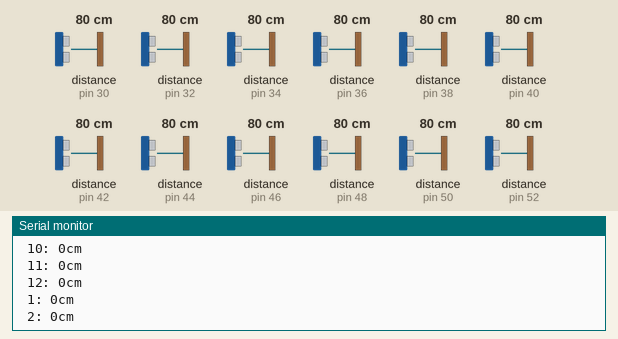
A sketch run on a simulated Arduino Uno, built with avr-gcc and run on an emulated ATmega328P. Shown: the last lines printed to the serial monitor. The test bench sets the inputs (shaded band); at power-on: distance to the obstacle (sensors on pin 30, pin 32, pin 34, pin 36, pin 38, pin 40, pin 42, pin 44, pin 46, pin 48, pin 50, pin 52) 80 cm. The echo pulse lasts 58.3 µs per cm.

Above: at 7.8 s.
7.9 s: distance to the obstacle (sensor on pin 30) set to 2 cm
At 13.3 s:
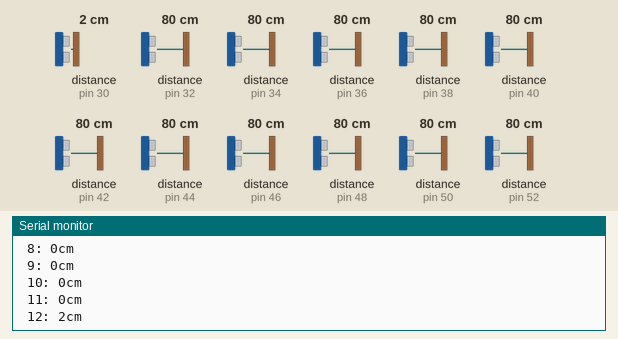
15.4 s: distance to the obstacle (sensor on pin 32) set to 2 cm
At 19.9 s:
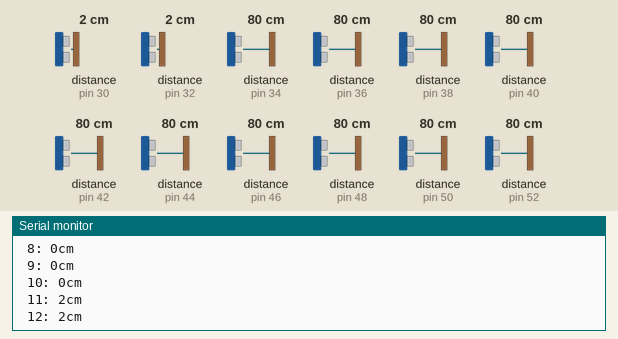
22.9 s: distance to the obstacle (sensor on pin 34) set to 2 cm
At 26.1 s:
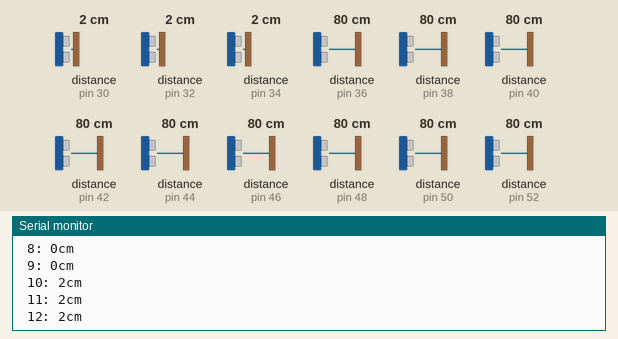
30.4 s: distance to the obstacle (sensor on pin 36) set to 2 cm
At 31.0 s:
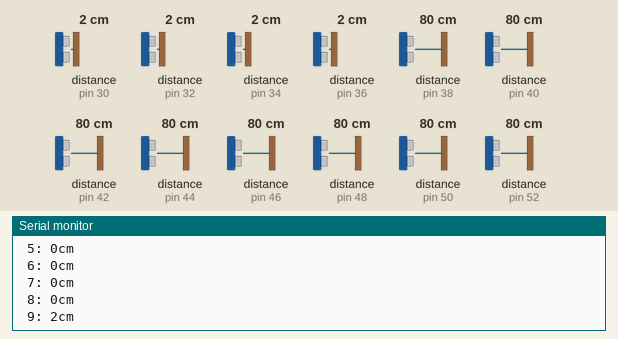
37.9 s: distance to the obstacle (sensor on pin 38) set to 2 cm
At 38.5 s:
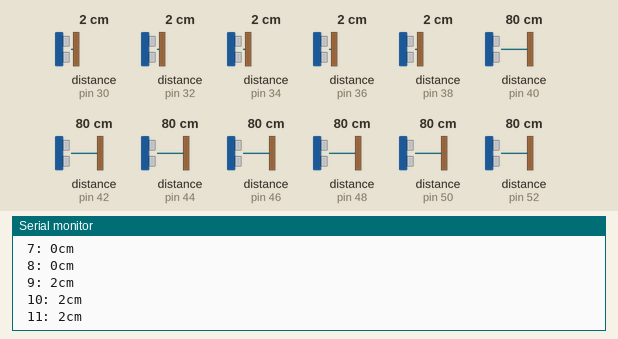
45.4 s: distance to the obstacle (sensor on pin 40) set to 2 cm
At 46.5 s:
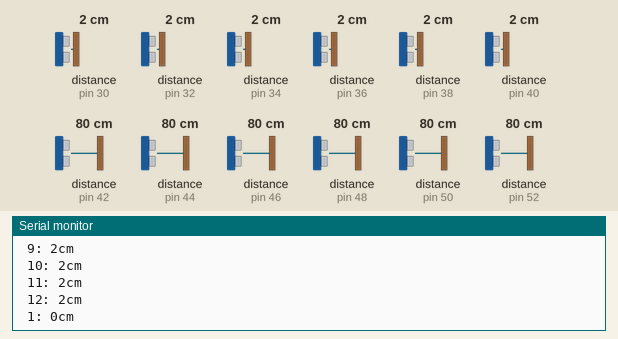
Timing chart, 0 to 48.4 s (numbered marks = the images above; inputs shaded):
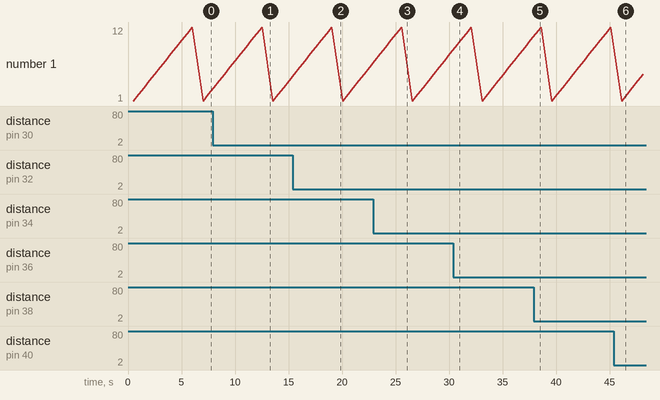

The sketch:

SensorTester12.ino
```cpp
#include <DHT.h>

#include <NewPing.h>

//#include <NewPing.h>
//#include <DueTimer.h>
#include <avr/io.h>

//#define TRIGGER_PIN  8  // Arduino pin tied to trigger pin on the ultrasonic sensor.
//#define ECHO_PIN     9 // Arduino pin tied to echo pin on the ultrasonic sensor.
#define MAX_DISTANCE 15 // Maximum distance we want to ping for (in centimeters). Maximum sensor distance is rated at 400-500cm.

NewPing sonar1(53, 52, MAX_DISTANCE); // NewPing setup of pins and maximum distance.
NewPing sonar2(51, 50, MAX_DISTANCE); // NewPing setup of pins and maximum distance.
NewPing sonar3(49, 48, MAX_DISTANCE); // NewPing setup of pins and maximum distance.
NewPing sonar4(47, 46, MAX_DISTANCE); // NewPing setup of pins and maximum distance.M
NewPing sonar5(45, 44, MAX_DISTANCE); // NewPing setup of pins and maximum distance.
NewPing sonar6(43, 42, MAX_DISTANCE); // NewPing setup of pins and maximum distance.
NewPing sonar7(41, 40, MAX_DISTANCE); // NewPing setup of pins and maximum distance.M
NewPing sonar8(39, 38, MAX_DISTANCE); // NewPing setup of pins and maximum distance.
NewPing sonar9(37, 36, MAX_DISTANCE); // NewPing setup of pins and maximum distance.
NewPing sonar10(35, 34, MAX_DISTANCE); // NewPing setup of pins and maximum distance.M
NewPing sonar11(33, 32, MAX_DISTANCE); // NewPing setup of pins and maximum distance.
NewPing sonar12(31, 30, MAX_DISTANCE); // NewPing setup of pins and maximum distance.


void setup() {
  Serial.begin(9600); // Open serial monitor at 115200 baud to see ping results.
}

void loop() {
  delay(500);                     // Wait 50ms between pings (about 20 pings/sec). 29ms should be the shortest delay between pings.
  Serial.print(" 1: ");
  Serial.print(sonar1.ping_cm()); // Send ping, get distance in cm and print result (0 = outside set distance range)
  Serial.println("cm");
  delay(500);
  Serial.print(" 2: ");
  Serial.print(sonar2.ping_cm()); // Send ping, get distance in cm and print result (0 = outside set distance range)
  Serial.println("cm");
  delay(500);
  Serial.print(" 3: ");
  Serial.print(sonar3.ping_cm()); // Send ping, get distance in cm and print result (0 = outside set distance range)
  Serial.println("cm");
  delay(500);
  Serial.print(" 4: ");
  Serial.print(sonar4.ping_cm()); // Send ping, get distance in cm and print result (0 = outside set distance range)
  Serial.println("cm");
  delay(500);
  Serial.print(" 5: ");
  Serial.print(sonar5.ping_cm()); // Send ping, get distance in cm and print result (0 = outside set distance range)
  Serial.println("cm");
  delay(500);
  Serial.print(" 6: ");
  Serial.print(sonar6.ping_cm()); // Send ping, get distance in cm and print result (0 = outside set distance range)
  Serial.println("cm");
  delay(500);
  Serial.print(" 7: ");
  Serial.print(sonar7.ping_cm()); // Send ping, get distance in cm and print result (0 = outside set distance range)
  Serial.println("cm");
  delay(500);
  Serial.print(" 8: ");
  Serial.print(sonar8.ping_cm()); // Send ping, get distance in cm and print result (0 = outside set distance range)
  Serial.println("cm");
  delay(500);
  Serial.print(" 9: ");
  Serial.print(sonar9.ping_cm()); // Send ping, get distance in cm and print result (0 = outside set distance range)
  Serial.println("cm");
  delay(500);
  Serial.print(" 10: ");
  Serial.print(sonar10.ping_cm()); // Send ping, get distance in cm and print result (0 = outside set distance range)
  Serial.println("cm");
  delay(500);
  Serial.print(" 11: ");
  Serial.print(sonar11.ping_cm()); // Send ping, get distance in cm and print result (0 = outside set distance range)
  Serial.println("cm");
  delay(500);
  Serial.print(" 12: ");
  Serial.print(sonar12.ping_cm()); // Send ping, get distance in cm and print result (0 = outside set distance range)
  Serial.println("cm");
  delay(500);
  exit;

}
```

Measured:
- after the input at 7.9 s, the serial monitor: prints a new line after 4.6 s (image 1)
- after the input at 15.4 s, the serial monitor: prints a new line after 3.2 s (image 2)
- after the input at 22.9 s, the serial monitor: prints a new line after 1.7 s (image 3)
- after the input at 30.4 s, the serial monitor: prints a new line after 0.19 s (image 4)
